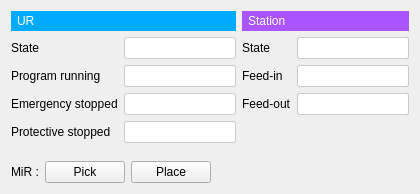
<?xml version="1.0" encoding="UTF-8"?>
<ui version="4.0">
 <class>StationUrWidget</class>
 <widget class="QWidget" name="StationUrWidget">
  <property name="geometry">
   <rect>
    <x>0</x>
    <y>0</y>
    <width>420</width>
    <height>194</height>
   </rect>
  </property>
  <property name="windowTitle">
   <string>Station UR Widget</string>
  </property>
  <layout class="QVBoxLayout" name="verticalLayout_3">
   <item>
    <layout class="QVBoxLayout" name="verticalLayout">
     <item>
      <layout class="QHBoxLayout" name="horizontalLayout_2">
       <item>
        <layout class="QVBoxLayout" name="verticalLayout_4">
         <item>
          <widget class="QLabel" name="label_2">
           <property name="styleSheet">
            <string notr="true">background-color: rgb(0, 170, 255);
color: rgb(255, 255, 255);
padding: 3px;</string>
           </property>
           <property name="text">
            <string>UR</string>
           </property>
          </widget>
         </item>
         <item>
          <layout class="QFormLayout" name="formLayout">
           <item row="0" column="0">
            <widget class="QLabel" name="label_3">
             <property name="text">
              <string>State</string>
             </property>
            </widget>
           </item>
           <item row="0" column="1">
            <widget class="QLineEdit" name="lineEdit_ur_state">
             <property name="enabled">
              <bool>false</bool>
             </property>
             <property name="styleSheet">
              <string notr="true"> background-color: #ffffff;
color: #333; 
padding: 2px;
border: 1px solid #ccc;
border-radius: 2px;
selection-color: black;
selection-background-color: #ccc;</string>
             </property>
            </widget>
           </item>
           <item row="1" column="0">
            <widget class="QLabel" name="label_4">
             <property name="text">
              <string>Program running</string>
             </property>
            </widget>
           </item>
           <item row="1" column="1">
            <widget class="QLineEdit" name="lineEdit_2">
             <property name="enabled">
              <bool>false</bool>
             </property>
             <property name="styleSheet">
              <string notr="true"> background-color: #ffffff;
color: #333; 
padding: 2px;
border: 1px solid #ccc;
border-radius: 2px;
selection-color: black;
selection-background-color: #ccc;</string>
             </property>
            </widget>
           </item>
           <item row="2" column="0">
            <widget class="QLabel" name="label_5">
             <property name="text">
              <string>Emergency stopped</string>
             </property>
            </widget>
           </item>
           <item row="2" column="1">
            <widget class="QLineEdit" name="lineEdit_3">
             <property name="enabled">
              <bool>false</bool>
             </property>
             <property name="styleSheet">
              <string notr="true"> background-color: #ffffff;
color: #333; 
padding: 2px;
border: 1px solid #ccc;
border-radius: 2px;
selection-color: black;
selection-background-color: #ccc;</string>
             </property>
            </widget>
           </item>
           <item row="3" column="0">
            <widget class="QLabel" name="label_6">
             <property name="text">
              <string>Protective stopped</string>
             </property>
            </widget>
           </item>
           <item row="3" column="1">
            <widget class="QLineEdit" name="lineEdit_4">
             <property name="enabled">
              <bool>false</bool>
             </property>
             <property name="styleSheet">
              <string notr="true"> background-color: #ffffff;
color: #333; 
padding: 2px;
border: 1px solid #ccc;
border-radius: 2px;
selection-color: black;
selection-background-color: #ccc;</string>
             </property>
            </widget>
           </item>
          </layout>
         </item>
         <item>
          <spacer name="verticalSpacer_2">
           <property name="orientation">
            <enum>Qt::Vertical</enum>
           </property>
           <property name="sizeHint" stdset="0">
            <size>
             <width>20</width>
             <height>40</height>
            </size>
           </property>
          </spacer>
         </item>
        </layout>
       </item>
       <item>
        <layout class="QVBoxLayout" name="verticalLayout_5">
         <item>
          <widget class="QLabel" name="label_7">
           <property name="styleSheet">
            <string notr="true">background-color: rgb(170, 85, 255);
color: rgb(255, 255, 255);
padding: 3px;</string>
           </property>
           <property name="text">
            <string>Station</string>
           </property>
          </widget>
         </item>
         <item>
          <layout class="QFormLayout" name="formLayout_2">
           <item row="2" column="0">
            <widget class="QLabel" name="label_8">
             <property name="text">
              <string>Feed-in</string>
             </property>
            </widget>
           </item>
           <item row="3" column="0">
            <widget class="QLabel" name="label_9">
             <property name="text">
              <string>Feed-out</string>
             </property>
            </widget>
           </item>
           <item row="1" column="0">
            <widget class="QLabel" name="label_10">
             <property name="text">
              <string>State</string>
             </property>
            </widget>
           </item>
           <item row="1" column="1">
            <widget class="QLineEdit" name="lineEdit_5">
             <property name="enabled">
              <bool>false</bool>
             </property>
             <property name="styleSheet">
              <string notr="true"> background-color: #ffffff;
color: #333; 
padding: 2px;
border: 1px solid #ccc;
border-radius: 2px;
selection-color: black;
selection-background-color: #ccc;</string>
             </property>
            </widget>
           </item>
           <item row="3" column="1">
            <widget class="QLineEdit" name="lineEdit_7">
             <property name="enabled">
              <bool>false</bool>
             </property>
             <property name="styleSheet">
              <string notr="true"> background-color: #ffffff;
color: #333; 
padding: 2px;
border: 1px solid #ccc;
border-radius: 2px;
selection-color: black;
selection-background-color: #ccc;</string>
             </property>
            </widget>
           </item>
           <item row="2" column="1">
            <widget class="QLineEdit" name="lineEdit_6">
             <property name="enabled">
              <bool>false</bool>
             </property>
             <property name="styleSheet">
              <string notr="true"> background-color: #ffffff;
color: #333; 
padding: 2px;
border: 1px solid #ccc;
border-radius: 2px;
selection-color: black;
selection-background-color: #ccc;</string>
             </property>
            </widget>
           </item>
          </layout>
         </item>
         <item>
          <spacer name="verticalSpacer">
           <property name="orientation">
            <enum>Qt::Vertical</enum>
           </property>
           <property name="sizeHint" stdset="0">
            <size>
             <width>20</width>
             <height>40</height>
            </size>
           </property>
          </spacer>
         </item>
        </layout>
       </item>
      </layout>
     </item>
     <item>
      <layout class="QHBoxLayout" name="horizontalLayout">
       <item>
        <widget class="QLabel" name="label">
         <property name="text">
          <string>MiR :</string>
         </property>
        </widget>
       </item>
       <item>
        <widget class="QPushButton" name="pushButton_pick">
         <property name="text">
          <string>Pick</string>
         </property>
        </widget>
       </item>
       <item>
        <widget class="QPushButton" name="pushButton_place">
         <property name="text">
          <string>Place</string>
         </property>
        </widget>
       </item>
       <item>
        <spacer name="horizontalSpacer">
         <property name="orientation">
          <enum>Qt::Horizontal</enum>
         </property>
         <property name="sizeHint" stdset="0">
          <size>
           <width>40</width>
           <height>20</height>
          </size>
         </property>
        </spacer>
       </item>
      </layout>
     </item>
    </layout>
   </item>
  </layout>
 </widget>
 <resources/>
 <connections/>
</ui>
